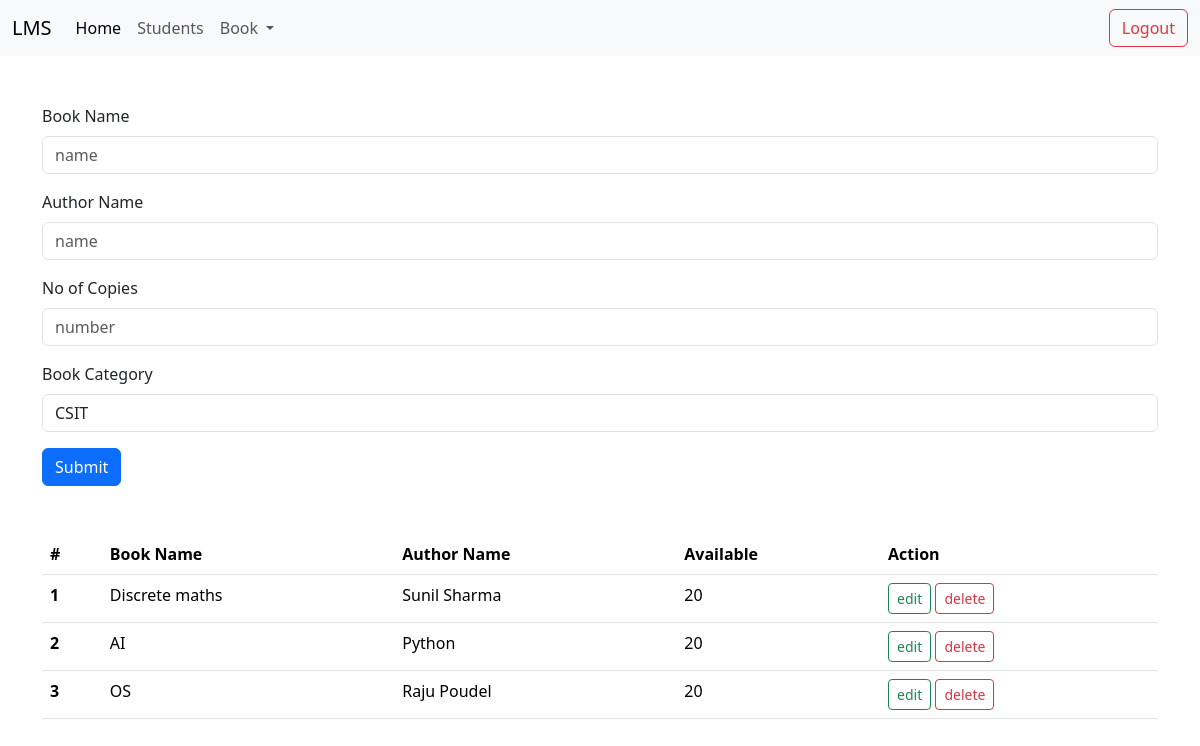
The page /dashboard/books/ (signed in) on the database its author committed.
### lms/models.py (models this page shows, shortened)
class Book(models.Model):
    name = models.CharField(max_length = 1000)
    author_name = models.CharField(max_length = 1000)
    no_of_copies = models.IntegerField()
    category_id =  models.ForeignKey("Category", on_delete=models.CASCADE)

### lms/views.py (the view)
# urls.py: path('dashboard/books/', books),
def books(request):
    if request.method == "POST":
        req_name = request.POST.get('name')
        req_author_name = request.POST.get('author_name')
        req_no_of_copies = request.POST.get('no_of_copies')
        req_category_id = request.POST.get('category_id')
        category = Category.objects.get(id = req_category_id)
        book = Book.objects.create(
            name=req_name,
            author_name = req_author_name,
            no_of_copies = req_no_of_copies,
            category_id = category
            )
        if book:
            return redirect('/dashboard/books')
    else:
        if request.user.is_authenticated:
            books = Book.objects.all()
            categories = Category.objects.all()
            return render(request, 'dashboard/books/index.html', {'books': books,'categories':categories})
        else:
            return redirect('/login/')

### templates/dashboard/books/index.html (shortened to what this page needs)
{% extends "dashboard/layout/layout.html" %}
{% block content %}
<div class="mt-5">
    <div class="container">
        <form action="/dashboard/books/" method="POST">
            <div class="my-3 ">
                <label for="exampleFormControlInput1" class="form-label">Book Name</label>
                <input type="text" class="form-control" name="name" placeholder="name">
            </div>
            <div class="my-3 ">
                <label for="exampleFormControlInput1" class="form-label">Author Name</label>
                <input type="text" class="form-control" name="author_name" placeholder="name">
            </div>
            <div class="my-3 ">
                <label for="exampleFormControlInput1" class="form-label">No of Copies</label>
                <input type="number" class="form-control" name="no_of_copies" placeholder="number">
            </div>
            <div class="my-3 ">
                <label for="exampleFormControlInput1" class="form-label">Book Category</label>
                <select  class="form-control"  name="category_id">
                {% for category in categories %}
                    <option value="{{ category.id }}">{{ category.name }}</option>
                {% endfor %}
                </select>
            </div>
            <button class="btn btn-primary" type="submit">Submit</button>
        </form>
    </div>
    <div class="container mt-5 mb-5">
        <table class="table">
            <thead>
                <tr>
                    <th scope="col">#</th>
                    <th scope="col">Book Name</th>
                    <th scope="col">Author Name</th>
                    <th scope="col">Available</th>
                    <th scope="col">Action</th>
                </tr>
            </thead>
            <tbody>
                {% for book in books %}
                <tr>
                    <th scope="row">{{ forloop.counter }}</th>
                    <td>{{ book.name }}</td>
                    <td>{{ book.author_name }}</td>
                    <td>{{ book.no_of_copies }}</td>
                    <td>
                        <a href="/dashboard/books/edit/{{book.id}}" class="btn btn-outline-success btn-sm">edit</a>
                        <a href="/dashboard/books/delete/{{book.id}}" class="btn btn-outline-danger btn-sm">delete</a>
                    </td>
                </tr>
                {% endfor %}
            </tbody>
        </table>
    </div>
</div>
{% endblock %}

### rows shown on the page
Book: name "Discrete maths", author_name "Sunil Sharma", no_of_copies "20"
Book: name "AI", author_name "Python", no_of_copies "20"
Book: name "OS", author_name "Raju Poudel", no_of_copies "20"

### other values the page prints
form field category_id "CSIT"
